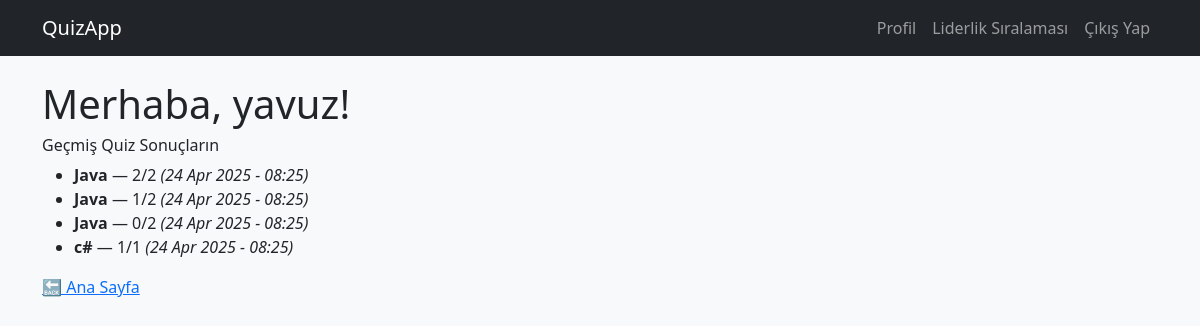
The page /history/ (signed in) on the database as committed earlier.
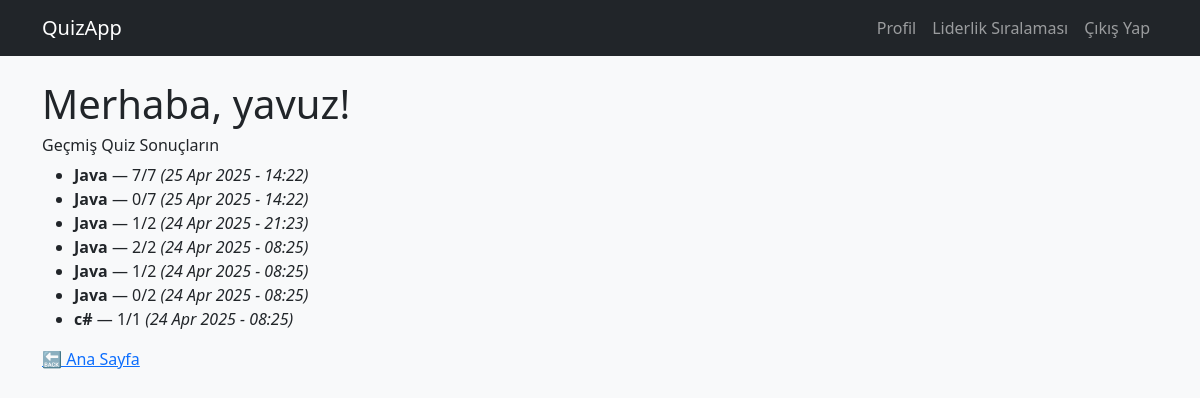
The same page on the database as committed later.
### quiz/models.py (models this page shows, shortened)
class QuizResult(models.Model):
    user = models.ForeignKey(User, on_delete=models.CASCADE)
    language = models.ForeignKey(ProgrammingLanguage, on_delete=models.CASCADE)
    score = models.IntegerField()
    total = models.IntegerField()
    date = models.DateTimeField(auto_now_add=True)

class ProgrammingLanguage(models.Model):
    name = models.CharField(max_length=100)

### quiz/views.py (the view)
# urls.py: path('history/', views.history_view, name='history'),
@login_required
def history_view(request):
    results = QuizResult.objects.filter(user=request.user).order_by('-date')
    return render(request, 'quiz/history.html', {'results': results})

### quiz/templates/quiz/history.html
{% extends 'quiz/base.html' %}
{% block content %}
<h1>Merhaba, {{ user.username }}! </h1>
<h6>Geçmiş Quiz Sonuçların</h6>
{% if results %}
  <ul>
    {% for r in results %}
      <li>
        <strong>{{ r.language.name }}</strong> — {{ r.score }}/{{ r.total }}
        <em>({{ r.date|date:"d M Y - H:i" }})</em>
      </li>
    {% endfor %}
  </ul>
{% else %}
  <p>Henüz quiz çözmedin.</p>
{% endif %}
<a href="{% url 'home' %}">🔙 Ana Sayfa</a>
{% endblock %}

### quiz/templates/quiz/base.html (shortened to what this page needs)
<!DOCTYPE html>
<html lang="tr">
<head>
    <link href="https://cdn.jsdelivr.net/npm/bootstrap@5.3.3/dist/css/bootstrap.min.css" rel="stylesheet">
</head>
<body class="bg-light">
<nav class="navbar navbar-expand-lg navbar-dark bg-dark mb-4">
  <div class="container">
    <a class="navbar-brand" href="{% url 'home' %}">QuizApp</a>
    <div class="collapse navbar-collapse" id="navbarNav">
      <ul class="navbar-nav ms-auto">
        {% if user.is_authenticated %}
          <li class="nav-item"><a class="nav-link" href="{% url 'history' %}">Profil</a></li>
          <li class="nav-item"><a class="nav-link" href="{% url 'leaderboard' %}">Liderlik Sıralaması</a></li>
          <li class="nav-item">
            <form method="post" action="{% url 'logout' %}">
              <button type="submit" class="nav-link btn btn-link" style=" text-decoration: none;">Çıkış Yap</button>
            </form>
          </li>
        {% else %}
          <li class="nav-item"><a class="nav-link" href="{% url 'login' %}">Giriş Yap</a></li>
          <li class="nav-item"><a class="nav-link" href="{% url 'signup' %}">Kayıt Ol</a></li>
        {% endif %}
      </ul>
    </div>
  </div>
</nav>
<div class="container">
  {% block content %}
  {% endblock %}
</div>
</body>
</html>

Rows that differ between the two databases and show on the page:
added QuizResult: language.name "Java", score "7", total "7", date "25 Apr 2025 - 14:22"
added QuizResult: language.name "Java", score "0", total "7", date "25 Apr 2025 - 14:22"
added QuizResult: language.name "Java", score "1", total "2", date "24 Apr 2025 - 21:23"
